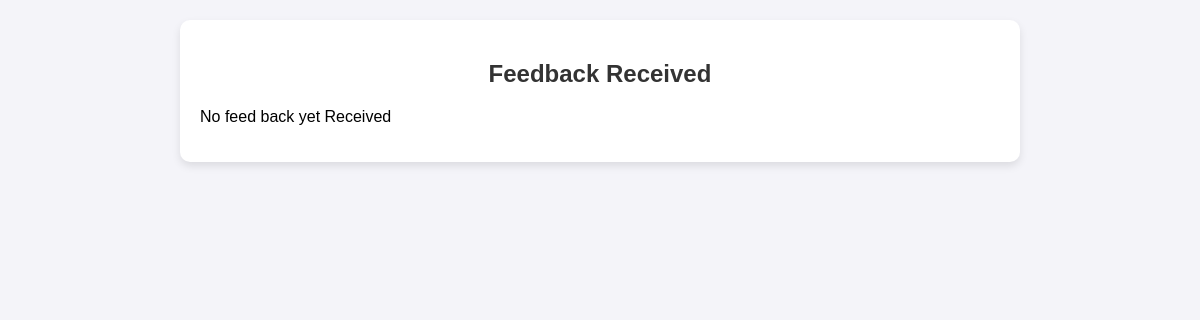
The app's page /display_feed_back/, older data.
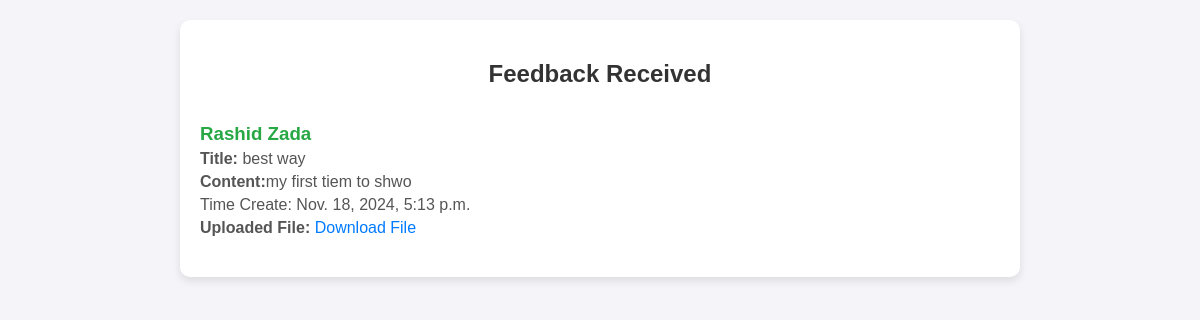
The same page, newer data.
### app/models.py (models this page shows, shortened)
class FeedBack(models.Model):
    name = models.CharField(max_length=233)
    title = models.CharField(max_length=233)
    content = models.TextField()
    data_file  = models.FileField(upload_to='feedback_files/',blank=True)
    created_at =  models.DateTimeField(auto_now_add=True)
    response = models.TextField(blank=True)

### app/views.py (the view)
# urls.py: path('display_feed_back/',views.display_feed_back,name='display_feed_back'),
def display_feed_back(request):
    feedback = models.FeedBack.objects.all()
    context = {
        'feedbacks':feedback
    }
    return render(request,'display_feed_back.html',context)

### templates/display_feed_back.html (shortened to what this page needs)
<!DOCTYPE html>
<html lang="en">
<head>
</head>
<body>
    <div class="feedback-list">
        <h2>Feedback Received</h2>
        {% if feedbacks %}
        {% for feedback in feedbacks %}
        <div class="feedback-item">
            <h3>{{feedback.name}}</h3>
            <p><strong>Title:</strong> {{feedback.title}}</p>
            <p><strong>Content:</strong>{{feedback.content}}</p>
            <p>Time Create: {{feedback.created_at}}</p>
            <p><strong>Uploaded File:</strong>
                {% if feedback.data_file %}
                <a href="{{feedback.data_file.url}}" target="_blank">Download File</a>
                {%endif%}
            </p>
        </div>
        {%endfor%}
        {%else%}
        <p>No feed back yet Received</p>
        {%endif%}
    </div>
</body>
</html>

Row changes from the older to the newer data that the page shows:
added FeedBack: name "Rashid Zada", title "best way", content "my first tiem to shwo", created_at "Nov. 18, 2024, 5:13 p.m."
Text that changed along with them:
text no longer shown: "No feed back yet Received"
